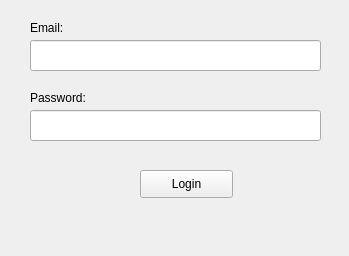
<?xml version="1.0" encoding="UTF-8"?>
<ui version="4.0">
 <class>MainWindow</class>
 <widget class="QMainWindow" name="MainWindow">
  <property name="geometry">
   <rect>
    <x>0</x>
    <y>0</y>
    <width>349</width>
    <height>256</height>
   </rect>
  </property>
  <property name="windowTitle">
   <string>Gmail Login</string>
  </property>
  <property name="windowIcon">
   <iconset>
    <normaloff>Gmail_icon_(2020).png</normaloff>Gmail_icon_(2020).png</iconset>
  </property>
  <widget class="QWidget" name="centralwidget">
   <widget class="QLabel" name="lbl_email">
    <property name="geometry">
     <rect>
      <x>30</x>
      <y>20</y>
      <width>55</width>
      <height>16</height>
     </rect>
    </property>
    <property name="font">
     <font>
      <family>MS Shell Dlg 2</family>
      <pointsize>9</pointsize>
     </font>
    </property>
    <property name="text">
     <string>Email:</string>
    </property>
   </widget>
   <widget class="QLabel" name="lbl_password">
    <property name="geometry">
     <rect>
      <x>30</x>
      <y>90</y>
      <width>91</width>
      <height>16</height>
     </rect>
    </property>
    <property name="font">
     <font>
      <family>MS Shell Dlg 2</family>
      <pointsize>9</pointsize>
     </font>
    </property>
    <property name="text">
     <string>Password:</string>
    </property>
   </widget>
   <widget class="QLineEdit" name="txt_email">
    <property name="geometry">
     <rect>
      <x>30</x>
      <y>40</y>
      <width>291</width>
      <height>31</height>
     </rect>
    </property>
    <property name="font">
     <font>
      <family>MS Shell Dlg 2</family>
      <pointsize>9</pointsize>
     </font>
    </property>
   </widget>
   <widget class="QLineEdit" name="txt_password">
    <property name="geometry">
     <rect>
      <x>30</x>
      <y>110</y>
      <width>291</width>
      <height>31</height>
     </rect>
    </property>
    <property name="font">
     <font>
      <family>MS Shell Dlg 2</family>
      <pointsize>9</pointsize>
     </font>
    </property>
    <property name="echoMode">
     <enum>QLineEdit::Password</enum>
    </property>
   </widget>
   <widget class="QPushButton" name="btn_login">
    <property name="geometry">
     <rect>
      <x>140</x>
      <y>170</y>
      <width>93</width>
      <height>28</height>
     </rect>
    </property>
    <property name="font">
     <font>
      <family>MS Shell Dlg 2</family>
      <pointsize>9</pointsize>
     </font>
    </property>
    <property name="text">
     <string>Login</string>
    </property>
   </widget>
  </widget>
  <widget class="QStatusBar" name="statusbar">
   <property name="sizeGripEnabled">
    <bool>false</bool>
   </property>
  </widget>
 </widget>
 <resources/>
 <connections/>
</ui>
